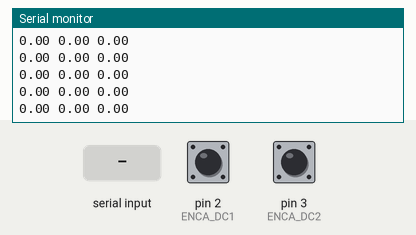
The sketch below on a simulated Arduino Mega 2560, built with avr-gcc and run on an emulated ATmega2560. On the bench: the last lines printed to the serial monitor. The inputs (shaded band) are chosen by the test bench; at power-on: pin 2 (ENCA_DC1) HIGH, pin 3 (ENCA_DC2) HIGH.

Above: at 1.2 s.
1.3 s: "F" received over Serial
At 2.3 s:
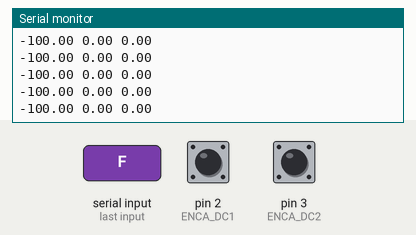
4.3 s: byte 82 ('R') received over Serial
At 4.8 s:
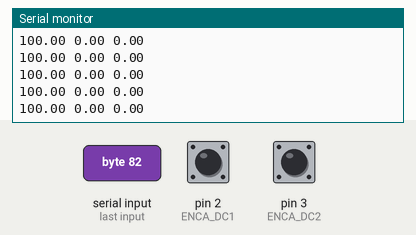
7.3 s: byte 76 ('L') received over Serial
10.3 s: byte 83 ('S') received over Serial
At 11.0 s:
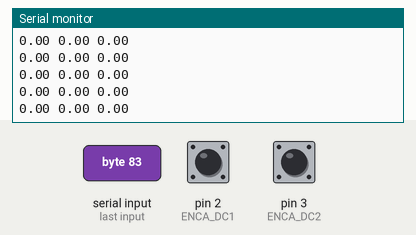
13.3 s: "F" received over the second serial link
16.3 s: "B" received over Serial
At 16.8 s:
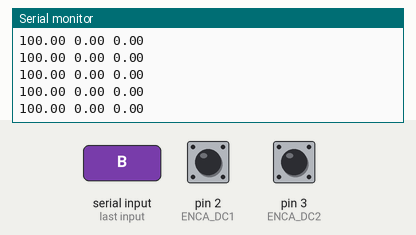
Timing chart, 0 to 19.3 s (numbered marks = the images above; inputs shaded):
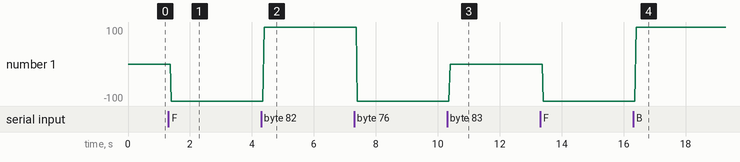

Measured:
- after the input at 1.3 s, the serial monitor: prints a new line after 0.08 s (image 1)
- after the input at 4.3 s, the serial monitor: prints a new line after 0.08 s (image 2)
- after the input at 10.3 s, the serial monitor: prints a new line after 0.08 s (image 3)
- after the input at 16.3 s, the serial monitor: prints a new line after 0.08 s (image 4)
- plotted number 1: 0 → -100 after the input at 1.3 s, -100 → 100 after the input at 4.3 s, -100 → 100 after the input at 16.3 s

The sketch:

PID_DK.ino
```cpp
#include <SoftwareSerial.h>
SoftwareSerial BLUETOOTH(A15, A14);

#include <util/atomic.h>
// Declare DC1
#define ENCA_DC1 2
#define ENCB_DC1 A1
#define PWM_DC1 13
#define IN2_DC1 46
// Declare DC2
#define ENCA_DC2 3
#define ENCB_DC2 49
#define PWM_DC2 45
#define IN2_DC2 44

char c;  //for receiving bluetooth
int a = 100;

int pwr_DC1;
long prevT_DC1 = 0;
int posPrev_DC1 = 0;
volatile int pos_i_DC1 = 0;
volatile float velocity_i_DC1 = 0;
volatile long prevT_i_DC1 = 0;
float eintegral_DC1 = 0;

int pwr_DC2;
long prevT_DC2 = 0;
int posPrev_DC2 = 0;
volatile int pos_i_DC2 = 0;
volatile float velocity_i_DC2 = 0;
volatile long prevT_i_DC2 = 0;
float eintegral_DC2 = 0;

float v1Filt = 0;
float v1Prev = 0;
float v2Filt = 0;
float v2Prev = 0;

void setup() {
  Serial.begin(9600);
  BLUETOOTH.begin(9600);
  //DC1
  pinMode(ENCA_DC1, INPUT);
  pinMode(ENCB_DC1, INPUT);
  pinMode(PWM_DC1, OUTPUT);
  pinMode(IN2_DC1, OUTPUT);
  //DC2
  pinMode(ENCA_DC2, INPUT);
  pinMode(ENCB_DC2, INPUT);
  pinMode(PWM_DC2, OUTPUT);
  pinMode(IN2_DC2, OUTPUT);

  attachInterrupt(digitalPinToInterrupt(ENCA_DC1), readEncoder_DC1, RISING);
  attachInterrupt(digitalPinToInterrupt(ENCA_DC2), readEncoder_DC2, RISING);
}

void loop() {
  int duration1 = micros();
  float vt_DC1;
  float vt_DC2;
  //Dk Bluetooth
  if (BLUETOOTH.available()) {
    c = BLUETOOTH.read();
    Serial.write(c);
  }
  if (Serial.available()) {
    c = Serial.read();
    Serial.write(c);
    BLUETOOTH.write(c);
  }
  switch (c) {
    case '1':  // tiến
      a = 20;
      break;
    case '2':  // tiến
      a = 40;
      break;
    case '3':  // tiến
      a = 60;
      break;
    case '4':  // tiến
      a = 80;
      break;
    case '5':  // tiến
      a = 100;
      break;
    case '6':  // tiến
      a = 120;
      break;
    case '8':  // tiến
      a = 140;
      break;
    case '9':  // tiến
      a = 160;
      break;
    case 'F':  // tiến
      vt_DC1 = -a;
      vt_DC2 = a;
      break;
    case 'B':  // lùi
      vt_DC1 = a;
      vt_DC2 = -a;
      break;
    case 'R':  //sang phải
      vt_DC1 = a;
      vt_DC2 = a;
      break;
    case 'L':  // sang trái
      vt_DC1 = -a;
      vt_DC2 = -a;
      break;
    case 'S':  // dung
      vt_DC1 = 0;
      vt_DC2 = 0;
      break;
defailt:
      vt_DC1 = 0;
      vt_DC2 = 0;
      break;
  }
  int pos_DC1 = 0;
  float velocity1_DC1 = 0;
  int pos_DC2 = 0;
  float velocity2_DC2 = 0;
  ATOMIC_BLOCK(ATOMIC_RESTORESTATE) {
    pos_DC1 = pos_i_DC1;
    velocity1_DC1 = velocity_i_DC1;
    pos_DC2 = pos_i_DC2;
    velocity2_DC2 = velocity_i_DC2;
  }
  //Compute velocity with method 1
  long currT_DC1 = micros();
  float deltaT_DC1 = ((float)(currT_DC1 - prevT_DC1)) / 1.0e6;
  velocity1_DC1 = (pos_DC1 - posPrev_DC1) / deltaT_DC1;
  posPrev_DC1 = pos_DC1;
  prevT_DC1 = currT_DC1;

  //Compute velocity with method 1
  long currT_DC2 = micros();
  float deltaT_DC2 = ((float)(currT_DC2 - prevT_DC2)) / 1.0e6;
  velocity2_DC2 = (pos_DC2 - posPrev_DC2) / deltaT_DC2;
  posPrev_DC2 = pos_DC2;
  prevT_DC2 = currT_DC2;

  //Convert count/s to RPM
  float v1 = velocity1_DC1 / 600.0 * 60.0;
  float v2 = velocity2_DC2 / 600.0 * 60.0;

  //Low-pass filter (25 Hz cutoff)
  v1Filt = 0.854 * v1Filt + 0.0728 * v1 + 0.0728 * v1Prev;
  v1Prev = v1;
  v2Filt = 0.854 * v2Filt + 0.0728 * v2 + 0.0728 * v2Prev;
  v2Prev = v2;

  //set a target
  //float vt_DC1 = 100*sin(currT_DC1 /1e6);
  //float vt_DC2 = 100*sin(currT_DC1 /1e6);

  // compute the control signal u
  float kp_DC1 = 2.2;
  float ki_DC1 = 4.2;
  // compute the control signal u
  float kp_DC2 = 1.9;
  float ki_DC2 = 3.82;

  float e_DC1 = vt_DC1 - v1Filt;
  eintegral_DC1 = eintegral_DC1 + e_DC1 * deltaT_DC1;
  float u_DC1 = kp_DC1 * e_DC1 + ki_DC1 * eintegral_DC1;

  float e_DC2 = vt_DC2 - v2Filt;
  eintegral_DC2 = eintegral_DC2 + e_DC2 * deltaT_DC2;
  float u_DC2 = kp_DC2 * e_DC2 + ki_DC2 * eintegral_DC2;

  //Set the motor speed and direction
  int dir_DC1 = -1;
  if (u_DC1 < 0) {
    dir_DC1 = 1;
  }
  int pwr_DC1 = (int)fabs(u_DC1);
  if (pwr_DC1 > 255) {
    pwr_DC1 = 255;
  }
  //Set the motor speed and direction
  int dir_DC2 = 1;
  if (u_DC2 < 0) {
    dir_DC2 = -1;
  }
  int pwr_DC2 = (int)fabs(u_DC2);
  if (pwr_DC2 > 255) {
    pwr_DC2 = 255;
  }


  setMotor(dir_DC1, pwr_DC1, PWM_DC1, IN2_DC1);
  setMotor(dir_DC2, pwr_DC2, PWM_DC2, IN2_DC2);
  //  Serial.print(pos_DC2);
  //  Serial.print(" ");
  //  Serial.print(pos_DC1);
  //  Serial.print(" ");
  //  Serial.println();
  Serial.print(vt_DC1);
  Serial.print(" ");
  Serial.print(v1Filt);
  Serial.print(" ");
  Serial.print(v2Filt);
  Serial.println(" ");

  int duration2 = micros();
//  Serial.print(duration2 - duration1);
//  Serial.println(" ");
}
void setMotor(int dir, int pwmVal, int pwm, int in2) {
  analogWrite(pwm, pwmVal);
  if (dir == 1) {
    digitalWrite(in2, LOW);
  } else if (dir == -1) {
    digitalWrite(in2, HIGH);
  }
}
void readEncoder_DC1() {
  int b_DC1 = digitalRead(ENCB_DC1);
  int increment_DC1 = 0;
  if (b_DC1 > 0) {
    increment_DC1 = 1;
  } else {
    increment_DC1 = -1;
  }
  pos_i_DC1 = pos_i_DC1 + increment_DC1;

  //compute velocity with method 2
  long currT_DC1 = micros();
  float deltaT_DC1 = ((float)(currT_DC1 - prevT_i_DC1)) / 1.0e6;
  velocity_i_DC1 = increment_DC1 / deltaT_DC1;
  prevT_i_DC1 = currT_DC1;
}

void readEncoder_DC2() {
  int b_DC2 = digitalRead(ENCB_DC2);
  int increment_DC2 = 0;
  if (b_DC2 > 0) {
    increment_DC2 = 1;
  } else {
    increment_DC2 = -1;
  }
  pos_i_DC2 = pos_i_DC2 + increment_DC2;

  //compute velocity with method 2
  long currT_DC2 = micros();
  float deltaT_DC2 = ((float)(currT_DC2 - prevT_i_DC2)) / 1.0e6;
  velocity_i_DC2 = increment_DC2 / deltaT_DC2;
  prevT_i_DC2 = currT_DC2;
}
```
